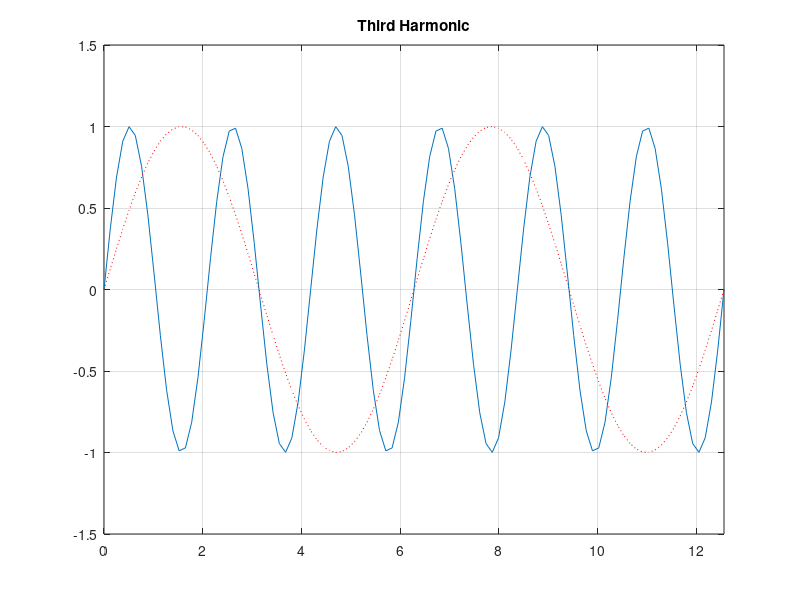

Here is the MATLAB script that generated this plot:
%% Waves and Symmetry
%
% Prepared for EG-247 Signals and Systems
% by Chris Jobling
%
%% Square wave
%
t = [-3*pi,-2*pi,-2*pi,-2*pi,-pi,-pi,-pi,0,0,0,pi,pi,pi,2*pi,2*pi,2*pi,3*pi];
f = [-1,-1,0,1,1,0,-1,-1,0,1,1,0,-1,-1,0,1,1];
plot(t,f)
axis([-10,10,-1.5,1.5])
grid
title('Square waveform')

%% Shifted square wave
t = [-3*pi,-2*pi,-2*pi,-2*pi,-pi,-pi,-pi,0,0,0,pi,pi,pi,2*pi,2*pi,2*pi,3*pi];
f = [-1,-1,0,1,1,0,-1,-1,0,1,1,0,-1,-1,0,1,1];
plot(t-pi/2,f)
axis([-10,10,-1.5,1.5])
grid
title('Shifted square waveform')

%% Sawtooth waveform
%
t = [-3*pi,-2*pi,-2*pi,-2*pi,-pi,0,0,0,pi,2*pi,2*pi,2*pi,3*pi];
f = [0,1,0,-1,0,1,0,-1,0,1,0,-1,0];
plot(t,f)
axis([-10,10,-1.5,1.5])
grid
title('Sawtooth waveform')

%% Triangular waveform
%
t = [-5*pi/2,-2*pi,-3*pi/2,-pi,-pi/2,0,pi/2,pi,3*pi/2,2*pi,5*pi/2];
f = [-1,0,1,0,-1,0,1,0,-1,0,1]
plot(t,f)
axis([-10,10,-1.5,1.5])
grid
title('Triangular waveform')

%% Fundamental
t = linspace(0,4*pi,100);
plot(t,sin(t))
grid
axis([0,4*pi,-1.5,1.5])
title('Fundamental')
%% Second harmonic
t = linspace(0,4*pi,100);
plot(t,sin(2*t),t,sin(t),'r:')
grid
axis([0,4*pi,-1.5,1.5])
title('Second Harnonic')
%% Third harmonic
t = linspace(0,4*pi,100);
plot(t,sin(3*t),t,sin(t),'r:')
grid
axis([0,4*pi,-1.5,1.5])
title('Third Harmonic')
